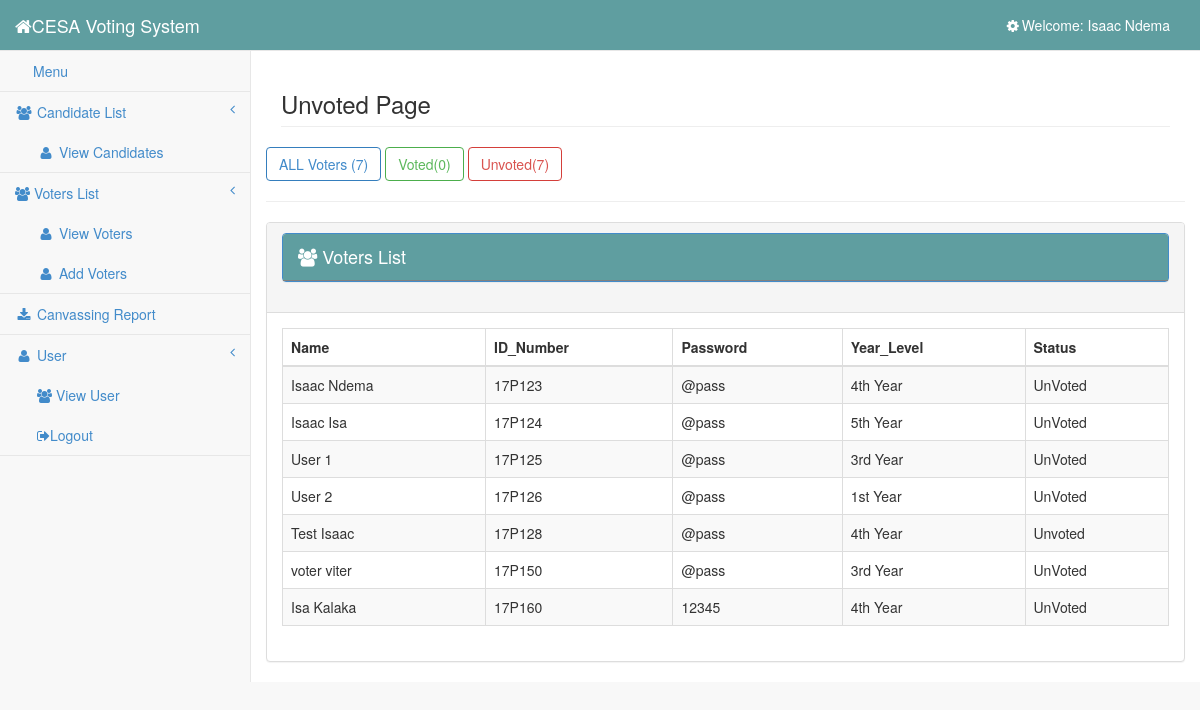
Screenshot of /admin/unvoted.php (signed in) with the database file from the repository.
### tables this page shows
CREATE TABLE `user` (
  `user_id` int(11) NOT NULL AUTO_INCREMENT,
  `username` varchar(100) NOT NULL,
  `password` varchar(100) NOT NULL,
  `firstname` varchar(100) NOT NULL,
  `lastname` varchar(100) NOT NULL,
  PRIMARY KEY (`user_id`)
);

CREATE TABLE `voters` (
  `voters_id` int(11) NOT NULL AUTO_INCREMENT,
  `id_number` varchar(6) NOT NULL,
  `password` varchar(100) NOT NULL,
  `firstname` varchar(100) NOT NULL,
  `lastname` varchar(100) NOT NULL,
  `year_level` varchar(100) NOT NULL,
  `status` varchar(100) NOT NULL,
  `account` varchar(100) NOT NULL,
  PRIMARY KEY (`voters_id`)
);

### admin/session.php (called while the page is built, shortened)
<?php
	require '../database/dbcon.php';
	$session_id=$_SESSION['id'];
	$user_query = $conn->query("SELECT * FROM user WHERE user_id = '$session_id'") or die(mysqli_errno());
	$user_row = $user_query->fetch_array();
?>

### admin/unvoted.php (the view, shortened to what this page needs)
<?php include('session.php'); ?>
<?php include('head.php'); ?>
<body>
    <div id="wrapper">
        <?php include('side_bar.php'); ?>
        <div id="page-wrapper">
            <div class="row">
                <div class="col-lg-12">
                    <h3 class="page-header">Unvoted Page</h3>
                </div>
                <?php
                $count = $conn->query("SELECT COUNT(*) as total FROM `voters`")->fetch_array();
                $count1 =  $conn->query("SELECT COUNT(*) as total FROM `voters` WHERE `status` = 'Voted'")->fetch_array();
                $count2 = $conn->query("SELECT COUNT(*) as total FROM `voters` WHERE `status` = 'Unvoted'")->fetch_array();
                ?>
                <a href="voters.php" class="btn btn-primary btn-outline">ALL Voters (<?php echo $count['total'] ?>)</a>
                <a href="voted.php" class="btn btn-success btn-outline"> Voted(<?php echo $count1['total'] ?>)</a>
                <a href="unvoted.php" class="btn btn-danger btn-outline">Unvoted(<?php echo $count2['total'] ?>) </a>
                <br />
                <hr />
                <div class="panel panel-default">
                    <div class="panel-heading">
                        <h4 class="modal-title" id="myModalLabel">
                            <div class="panel panel-primary">
                                <div class="panel-heading"><i class="fa fa-users"></i>
                                    Voters List
                                </div>
                            </div>
                        </h4>
                    </div>
                    <div class="panel-body">
                        <div class="table-responsive">
                            <table class="table table-striped table-bordered table-hover" id="dataTables-example">
                                <thead>
                                    <tr>
                                        <th>Name</th>
                                        <th>ID_Number</th>
                                        <th>Password</th>
                                        <th>Year_Level</th>
                                        <th>Status</th>
                                    </tr>
                                </thead>
                                <tbody>
                                    <?php
                                    require 'dbcon.php';
                                    $query = $conn->query("SELECT * FROM voters where status = 'Unvoted' ");
                                    while ($row = $query->fetch_array()) {
                                    ?>
                                        <tr class="odd gradeX">
                                            <td><?php echo $row['firstname'] . " " . $row['lastname']; ?></td>
                                            <td><?php echo $row['id_number']; ?></td>
                                            <td><?php echo $row['password']; ?></td>
                                            <td><?php echo $row['year_level']; ?></td>
                                            <td><?php echo $row['status']; ?></td>
                                        </tr>
                                    <?php } ?>
                                </tbody>
                            </table>
                        </div>
                    </div>
                </div>
            </div>
        </div>
    </div>
</body>
</html>

### admin/side_bar.php (shortened to what this page needs)
<?php require '../database/dbcon.php';?>
<nav class="navbar navbar-default navbar-static-top" role="navigation" style="margin-bottom:0; background-color:cadetblue;">
    <div class="navbar-header">
        <a class="navbar-brand" href="" style="color:white;"><i class="fa fa-home fa-large"> </i>CESA Voting System</a>
    </div>
    <ul class="nav navbar-top-links navbar-right">
        <?php
        $query = $conn->query("SELECT * from user where user_id ='$session_id'") or die(mysql_error());
        while ($row = $query->fetch_array()) {
        ?>
            <li class="dropdown">
                <a class="dropdown-toggle" data-toggle="dropdown" href="#" style="color: white">
                    <i class="fa fa-cog fa-spin fa-fw"></i>Welcome: <?php echo $user_username = $user_row['firstname'] . " " . $user_row['lastname']; ?>
                </a>
            </li>
        <?php } ?>
    </ul>
    <div class="navbar-default sidebar" role="navigation">
        <div class="sidebar-nav navbar-collapse">
            <ul class="nav" id="side-menu">
                <li>
                    <a href="candidate.php"><i class="fa fa-menu fa-fw"></i>Menu </a>
                </li>
                <li>
                    <a href="#"><i class="fa fa-users fa-fw"></i> Candidate List<span class="fa arrow"></span></a>
                    <ul class="nav nav-second-level">
                        <li>
                            <a href="candidate.php"><i class="fa fa-user fa-fw"></i> View Candidates</a>
                        </li>
                    </ul>
                </li>
                <li>
                    <a href="#"><i class="fa fa-users"></i> Voters List<span class="fa arrow"></span></a>
                    <ul class="nav nav-second-level">
                        <li>
                            <a href="voters.php"><i class="fa fa-user fa-fw"></i> View Voters</a>
                        </li>
                        <li>
                            <a href="../register/index.php"><i class="fa fa-user fa-fw"></i> Add Voters</a>
                        </li>
                    </ul>
                </li>
                <li>
                    <a target="blank" href="../results.php?token=CESAGI2022"><i class="fa fa-download fa-fw"></i> Canvassing Report</a>
                </li>
                <li>
                    <a href="#"><i class="fa fa-user fa-fw"></i> User<span class="fa arrow"></span></a>
                    <ul class="nav nav-second-level">
                        <li>
                            <a href="user.php"> <i class="fa fa-users"></i> View User</a>
                        </li>
                        <li>
                            <a href="logout.php"> <i class="fa fa-sign-out"></i>Logout</a>
                        </li>
                    </ul>
                </li>
            </ul>
        </div>
    </div>
</nav>

### css/sb-admin-2.css (style rules this page uses)
body { background-color: #f8f8f8; }
#wrapper { width: 100%; }
#page-wrapper { padding: 0 15px; min-height: 568px; background-color: #fff; }
@media (min-width:768px) { #page-wrapper { position: inherit; margin: 0 0 0 250px; padding: 0 30px; border-left: 1px solid #e7e7e7; } }
.navbar-top-links li { display: inline-block; }
.navbar-top-links li:last-child { margin-right: 15px; }
.navbar-top-links li a { padding: 15px; min-height: 50px; }
.sidebar .sidebar-nav.navbar-collapse { padding-right: 0; padding-left: 0; }
.sidebar ul li { border-bottom: 1px solid #e7e7e7; }
.sidebar .arrow { float: right; }
.sidebar .fa.arrow:before { content: "\f104"; }
.sidebar .nav-second-level li, .sidebar .nav-third-level li { border-bottom: 0!important; }
.sidebar .nav-second-level li a { padding-left: 37px; }
@media (min-width:768px) { .sidebar { z-index: 1; position: absolute; width: 250px; margin-top: 51px; } }
.btn-outline { color: inherit; background-color: transparent; transition: all .5s; }
.btn-primary.btn-outline { color: #428bca; }
.btn-success.btn-outline { color: #5cb85c; }
.btn-danger.btn-outline { color: #d9534f; }

### rows the page displays
user: firstname+lastname "Isaac Ndema"
voters: firstname "Isaac", lastname "Ndema", id_number "17P123", password "@pass", year_level "4th Year", status "UnVoted"
voters: firstname "Isaac", lastname "Isa", id_number "17P124", password "@pass", year_level "5th Year", status "UnVoted"
voters: firstname "User", lastname "1", id_number "17P125", password "@pass", year_level "3rd Year", status "UnVoted"
voters: firstname "User", lastname "2", id_number "17P126", password "@pass", year_level "1st Year", status "UnVoted"
voters: firstname "Test", lastname "Isaac", id_number "17P128", password "@pass", year_level "4th Year", status "Unvoted"
voters: firstname "voter", lastname "viter", id_number "17P150", password "@pass", year_level "3rd Year", status "UnVoted"
voters: firstname "Isa", lastname "Kalaka", id_number "17P160", password "12345", year_level "4th Year", status "UnVoted"

### other values shown
$count['total'] "7"
$count1['total'] "0"
$count2['total'] "7"
